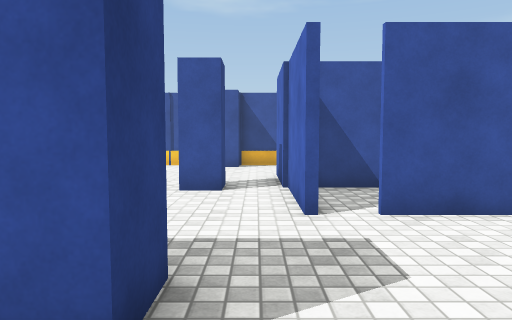
View 1 (above)

24 first-person views from a walk through a Unity game level. The camera is 1.3 m above the floor, tilts 4° down and sees 70° across. The floor is counted in squares, 1 m on a side. Each view is taken from the middle of a square. On the plan, view 1 faces up. The plan holds only what a view shows up to about 15 squares ahead; the rest is blank. Surface patterns are stand-ins for the level's own textures.

View 2
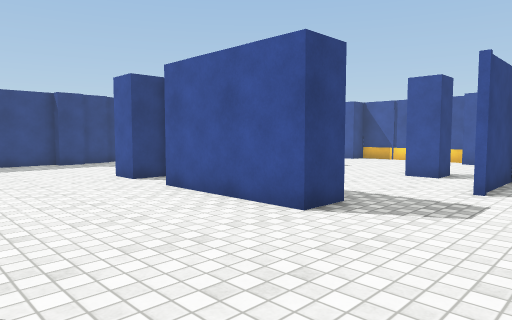

View 3
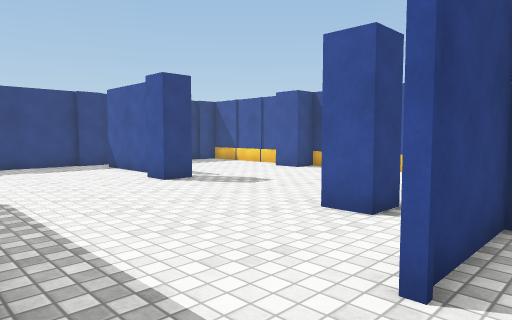

View 4
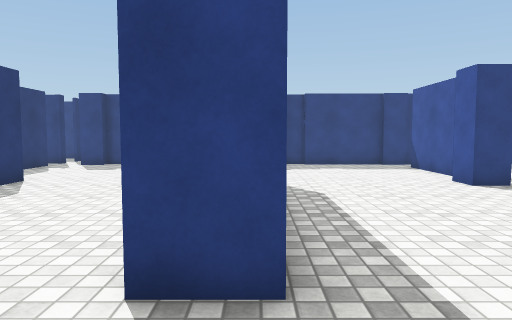

View 5
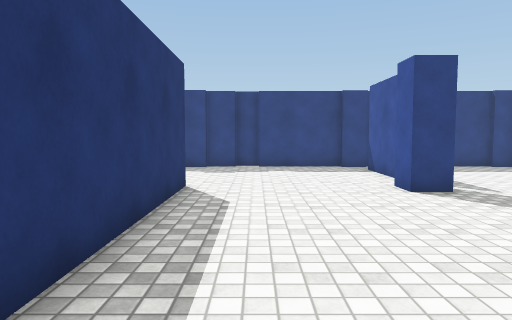

View 6
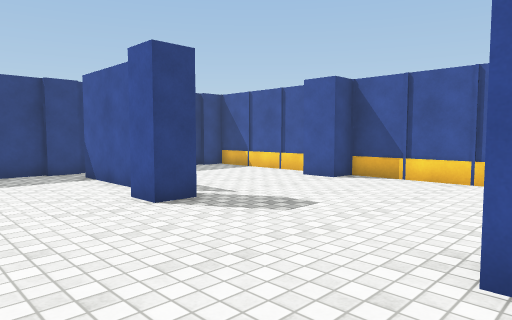

View 7
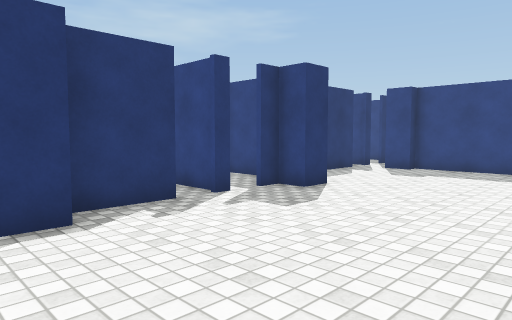

View 8
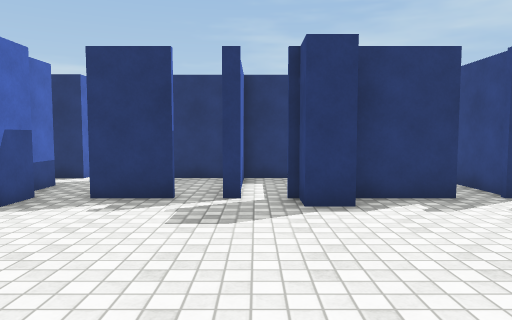

View 9
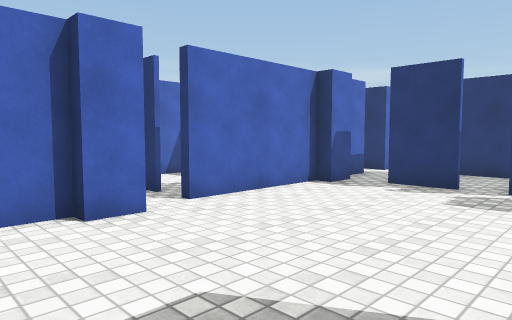

View 10
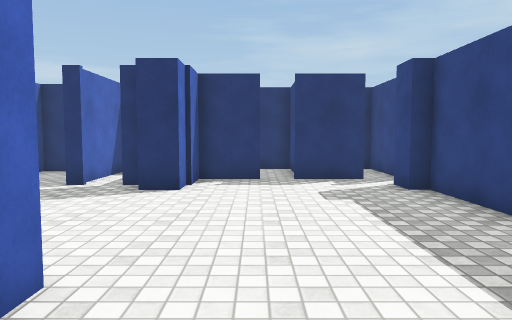

View 11
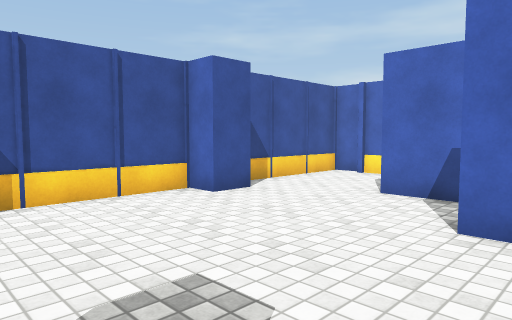

View 12
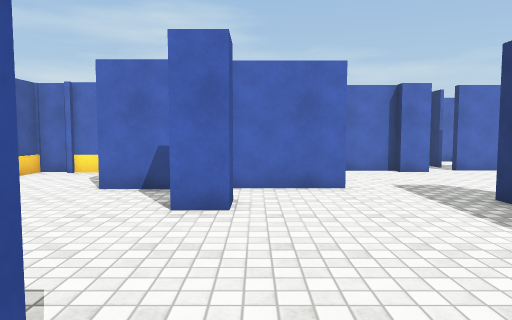

View 13
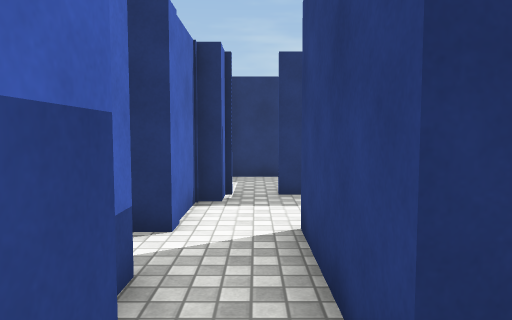

View 14
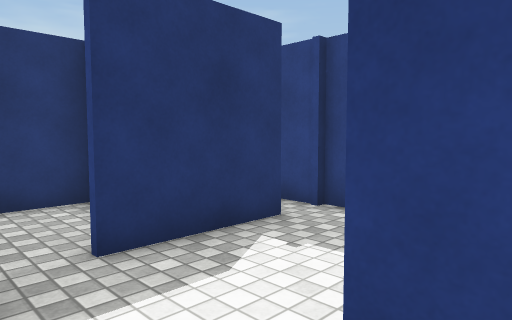

View 15
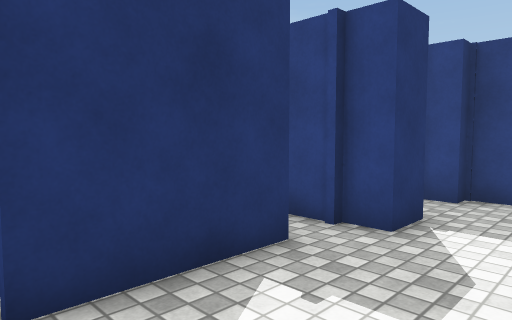

View 16
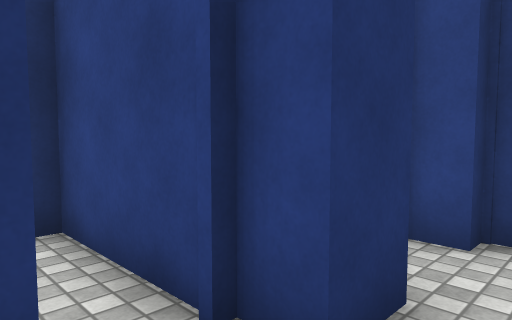

View 17
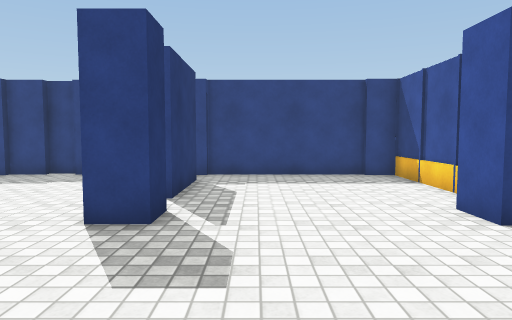

View 18
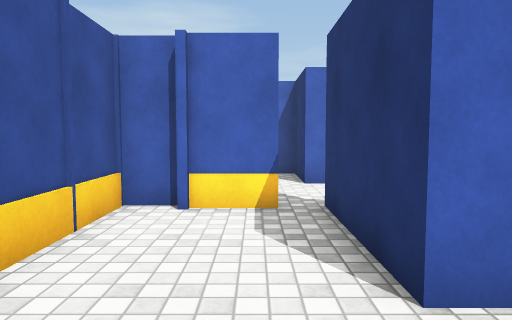

View 19
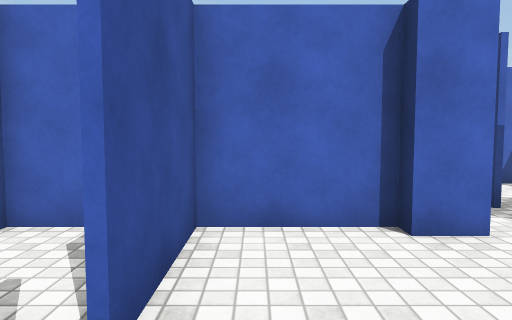

View 20
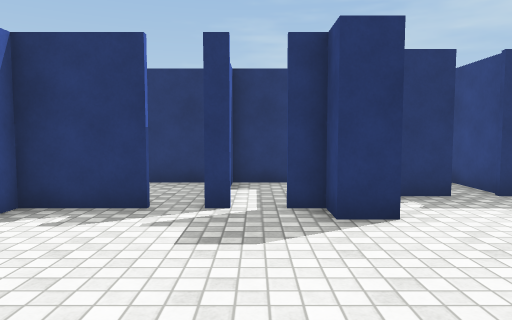

View 21
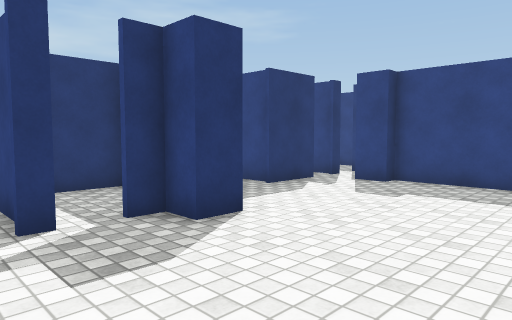

View 22
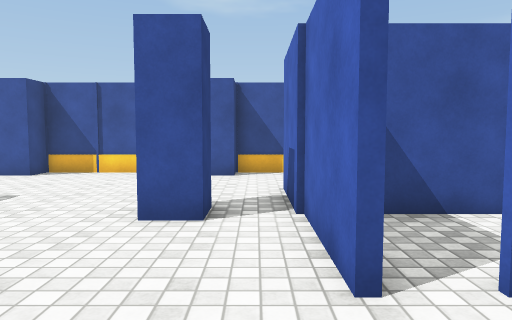

View 23
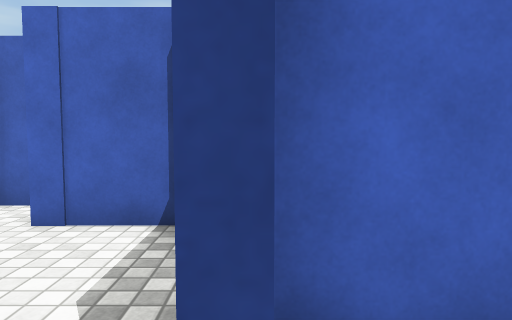

View 24
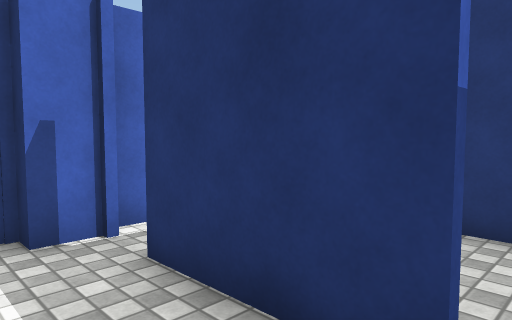

### Floor plan
Key: @ floor where view 1 was taken; # wall or solid block; x gap in a wall; . floor; = window, fence, low wall or low ledge.
Columns run from 16 left of view 1 to 7 right of it. Each row starts with its distance up from view 1.
 16   ####################
 15   #.....##....##....=#
 14   #..................#
 13   #..................#
 12   #..............#####
 11   #..............#
 10   #..............#
  9   #.###.#......#.#####
  8   #..............#...#
  7   #..............#...#
  6   #..............#x###
  5   #..................#
  4   #..................#
  3   #.....########.....#
  2   #.....##.#####.....#
  1   #..................#
  0   #.............@....#
 -1   #..................#
 -2   #..................#
 -3   #..................#
 -4   #.....##..####..##.#
 -5  .......#..#########.#
 -6 #.#x##x##..#=   #==#.###
 -7   #  #. #..#=   #==#...#
 -8   #  ###############.###
 -9   #         #........#
-10             #.##.....#
-11             #. #.###.#
-12                #..#..#
-13                #..#..#
-14                #######

Positions as (right, up) in squares from view 1, and headings:
1: (0, 0), facing up
2: (3, -3), facing up-left
3: (2, 3), facing up-left
4: (2, 3), facing left
5: (1, 5), facing left
6: (-1, 5), facing up-left
7: (0, 2), facing down-left
8: (0, 3), facing down
9: (-1, 5), facing down-right
10: (-10, 5), facing down
11: (-7, 8), facing up-right
12: (-8, 8), facing right
13: (4, -3), facing down
14: (5, -7), facing down-left
15: (4, -8), facing down-left
16: (1, -9), facing down-left
17: (-2, 11), facing left
18: (-2, 13), facing right
19: (0, 5), facing right
20: (-6, 2), facing down
21: (-4, 1), facing down-left
22: (0, 3), facing up
23: (0, -11), facing right
24: (0, -9), facing down-right
